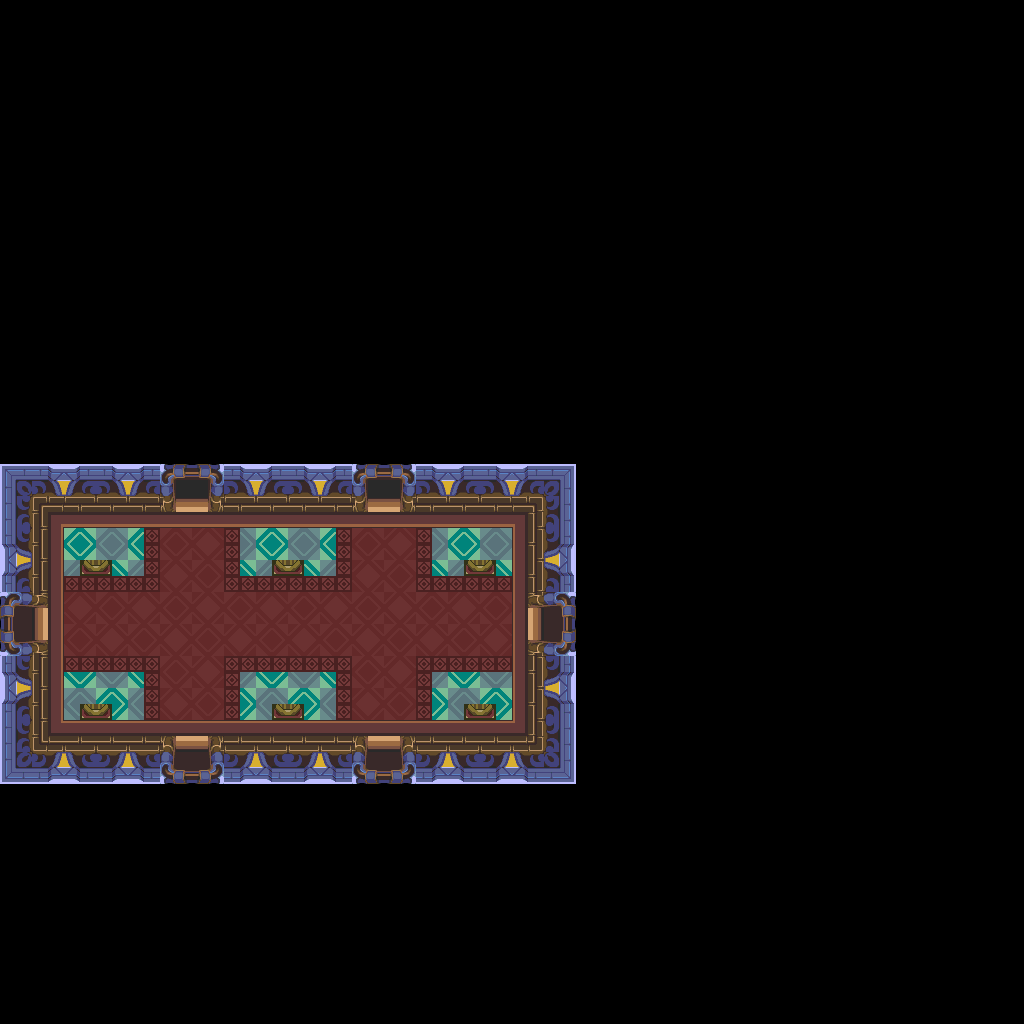

This is a level from a 2D game, rendered from its Tiled map with the project's own tilesets. A one-line summary and the map file follow, with tile-layer data summarised:
An orthogonal 64x64 tile map with 16x16 px tiles, 1 tile layer (base), 1 hidden layer not drawn and 6 objects.

<map version="1.10" tiledversion="1.12.1" orientation="orthogonal" renderorder="right-down" width="64" height="64" tilewidth="16" tileheight="16" infinite="0" nextlayerid="3" nextobjectid="7">
 <tileset firstgid="1" source="../classiciphone_pics4.tsx" />
 <layer id="1" name="base" width="64" height="64">
  <data>[4096 cells, 4096 non-empty, 112 distinct tile ids]</data>
 </layer>
 <layer id="2" name="collision" width="64" height="64" visible="0">
  <properties><property name="collision" value="true" /></properties>
  <data>[4096 cells, 3668 non-empty, 1 distinct tile ids]</data>
 </layer>
 <objectgroup id="3" name="npcs">
  <object id="1" x="464.0" y="656.0" width="16" height="16">
   <properties>
    <property name="gani" value="royalpillar.png" />
    <property name="script" type="string">-- Auto-converted from GraalScript
-- //#CLIENTSIDE;
self.dontblock = true
-- drawoverplayer;</property>
   </properties>
  </object>
  <object id="2" x="464.0" y="512.0" width="16" height="16">
   <properties>
    <property name="gani" value="royalpillar.png" />
    <property name="script" type="string">-- Auto-converted from GraalScript
-- //#CLIENTSIDE;
self.dontblock = true
-- drawoverplayer;</property>
   </properties>
  </object>
  <object id="3" x="272.0" y="512.0" width="16" height="16">
   <properties>
    <property name="gani" value="royalpillar.png" />
    <property name="script" type="string">-- Auto-converted from GraalScript
-- //#CLIENTSIDE;
self.dontblock = true
-- drawoverplayer;</property>
   </properties>
  </object>
  <object id="4" x="272.0" y="656.0" width="16" height="16">
   <properties>
    <property name="gani" value="royalpillar.png" />
    <property name="script" type="string">-- Auto-converted from GraalScript
-- //#CLIENTSIDE;
self.dontblock = true
-- drawoverplayer;</property>
   </properties>
  </object>
  <object id="5" x="80.0" y="656.0" width="16" height="16">
   <properties>
    <property name="gani" value="royalpillar.png" />
    <property name="script" type="string">-- Auto-converted from GraalScript
-- //#CLIENTSIDE;
self.dontblock = true
-- drawoverplayer;</property>
   </properties>
  </object>
  <object id="6" x="80.0" y="512.0" width="16" height="16">
   <properties>
    <property name="gani" value="royalpillar.png" />
    <property name="script" type="string">-- Auto-converted from GraalScript
-- //#CLIENTSIDE;
self.dontblock = true
-- drawoverplayer;</property>
   </properties>
  </object>
 </objectgroup>
</map>
